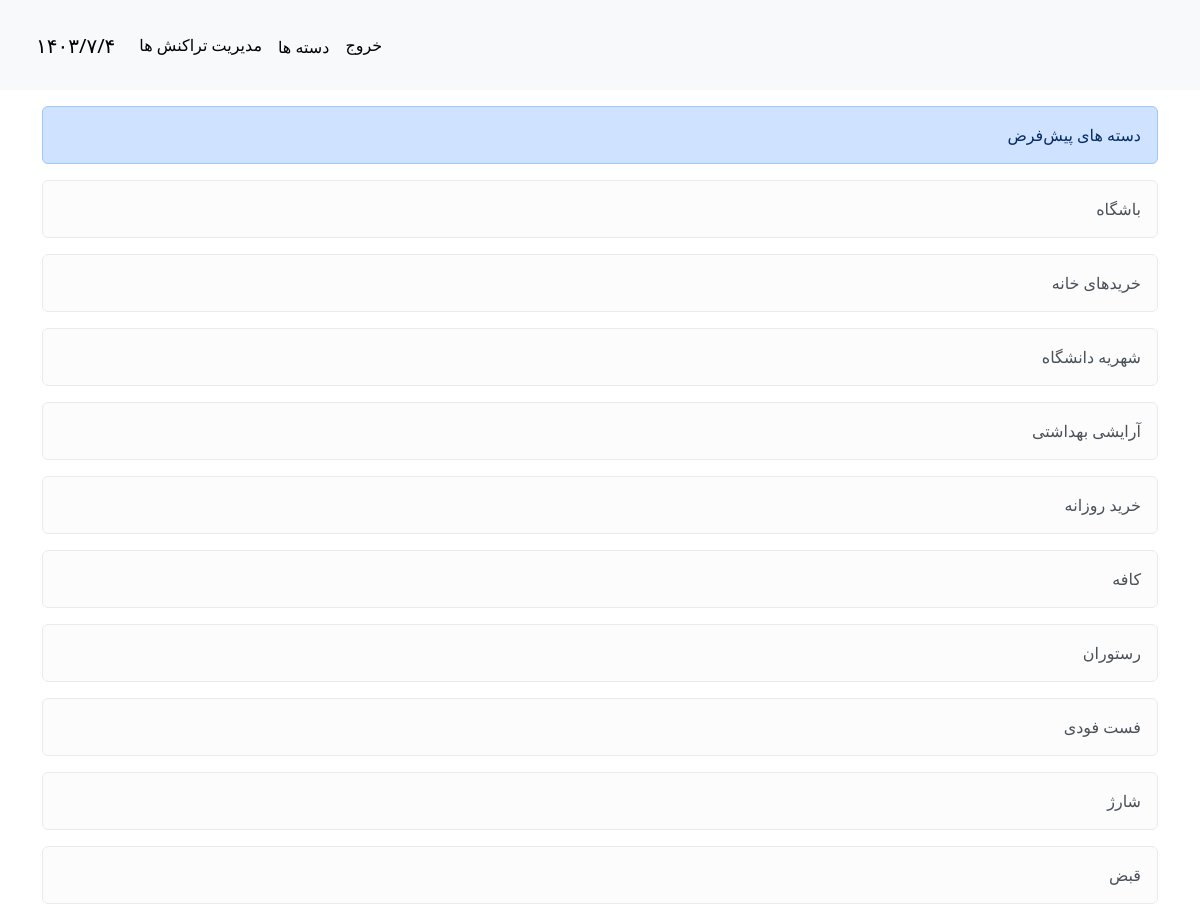
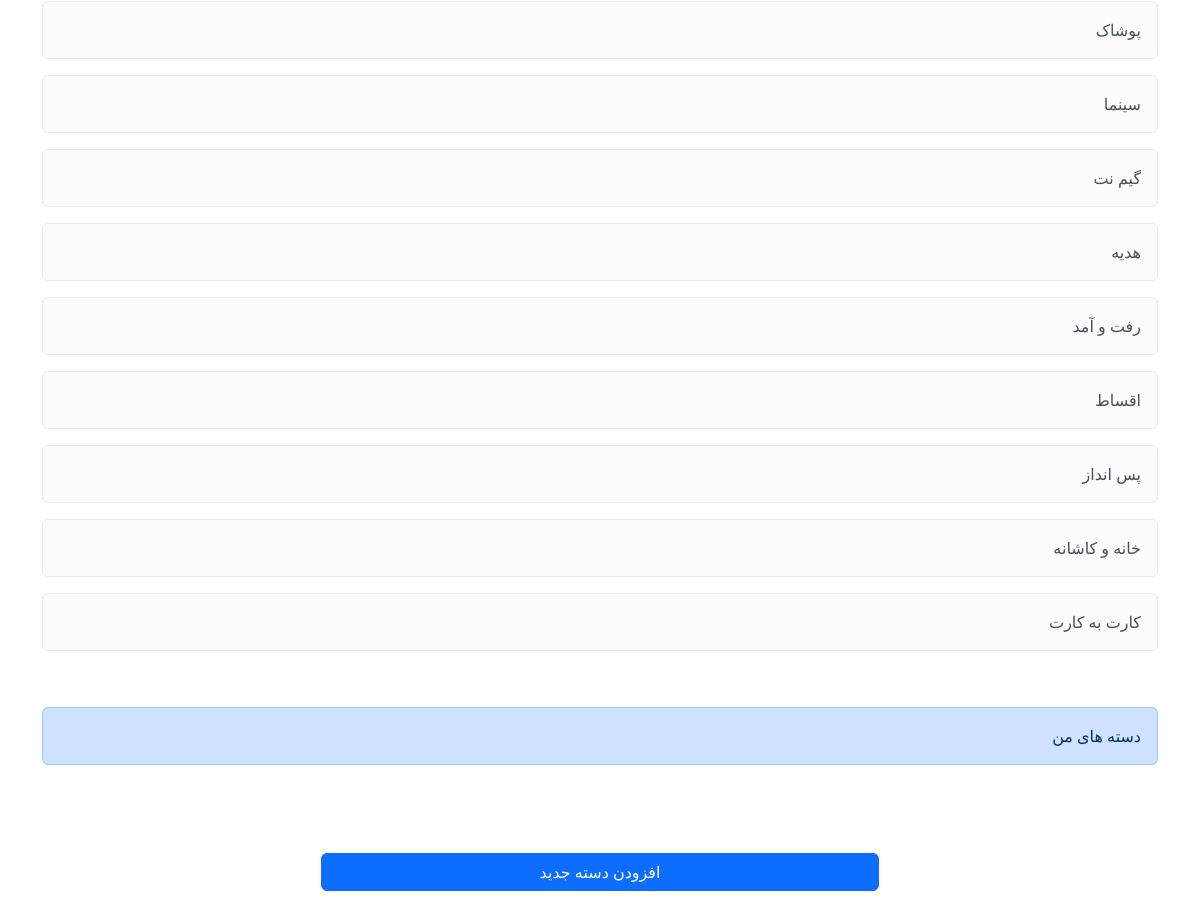
/categorys/ (signed in), run on the app's committed database (2 pictures, top to bottom).
### transactions/models.py (models this page shows, shortened)
class Category(models.Model):
    user_id = models.IntegerField(default=0)
    name = models.CharField(max_length=255)

### content/views.py (the view, shortened to what this page needs)
# urls.py: path('categorys/',views.CategorysPageView.as_view(),name='categorys'),
class CategorysPageView(View):
    form_class = CategoryForm
    template_name = 'content/categorys_page.html'
    def get(self , request):
        categorys = Category.objects.filter(user_id=0)
        user_categorys = Category.objects.filter(user_id=request.user.id)
        return render(request,self.template_name,{
            'categorys':categorys,
            'user_categorys':user_categorys
        })

### content/templates/content/categorys_page.html (shortened to what this page needs)
{% extends 'base.html' %}
{% block content %}
<div class="container">
    <div class="alert alert-primary mt-3" role="alert">
        دسته های پیش‌فرض
    </div>
    {% for i in categorys %}
        <div class="alert alert-light" role="alert">
            {{i.name}}
        </div>
    {% endfor %}
    <br>
    <div class="alert alert-primary mt-3" role="alert">
        دسته های من
    </div>
    <br>
    <div class="button-container mt-5 mb-2" style="text-align: center;">
        <button id="btn1" class="btn btn-primary w-50"> افزودن دسته جدید </button>
    </div>
    <br><br>
</div>
{% endblock %}

### templates/base.html (shortened to what this page needs)
{% load static %}
<!DOCTYPE html>
<html lang="fa">
<head>
    <link href="https://cdn.jsdelivr.net/npm/bootstrap@5.3.3/dist/css/bootstrap.min.css" rel="stylesheet">
    <link rel="stylesheet" href="{% static 'admin/jquery.ui.datepicker.jalali/themes/base/jquery-ui.min.css' %}">
</head>
<body style="direction: rtl;">
    {% include 'includes/navbar.html' %}
    {% block content %} {% endblock %}
</body>
</html>

### templates/includes/navbar.html (shortened to what this page needs)
<nav class="navbar navbar-expand-lg bg-body-tertiary p-4" style="direction: ltr; z-index: 1;">
    <div class="container-fluid">
        <h3 id="shamsi-date" class="navbar-brand" style="position: relative; bottom: -5px"></h3>
      <div class="collapse navbar-collapse" id="navbarTogglerDemo02">
        <ul class="navbar-nav me-auto mb-2 mb-lg-0">
          {% if request.user.is_authenticated %}
          <li class="nav-item">
            <a class="nav-link active" aria-current="page" href="{% url 'transactions' %}">مدیریت تراکنش ها</a>
          </li>
          <li class="nav-item">
            <a class="nav-link active" style="position: relative; bottom: -2px;" href="{% url 'categorys' %}">دسته ها</a>
          </li>
          <li class="nav-item">
          <li class="nav-item">
              <a class="nav-link active" aria-current="page" href="{% url 'logout' %}" style="text-align: right;"> خروج </a>
          </li>
          {% endif %}
        </ul>
      </div>
    </div>
  </nav>

### content/templates/content/categorys_page.html (style rules this page uses)
.button-container { gap: 10px; text-align: center; }

### data on the page
Category: name "باشگاه"
Category: name "خریدهای خانه"
Category: name "شهریه دانشگاه"
Category: name "آرایشی بهداشتی"
Category: name "خرید روزانه"
Category: name "کافه"
Category: name "رستوران"
Category: name "فست فودی"
Category: name "شارژ"
Category: name "قبض"
Category: name "پوشاک"
Category: name "سینما"
Category: name "گیم نت"
Category: name "هدیه"
Category: name "رفت و آمد"
Category: name "اقساط"
Category: name "پس انداز"
Category: name "خانه و کاشانه"
Category: name "کارت به کارت"
